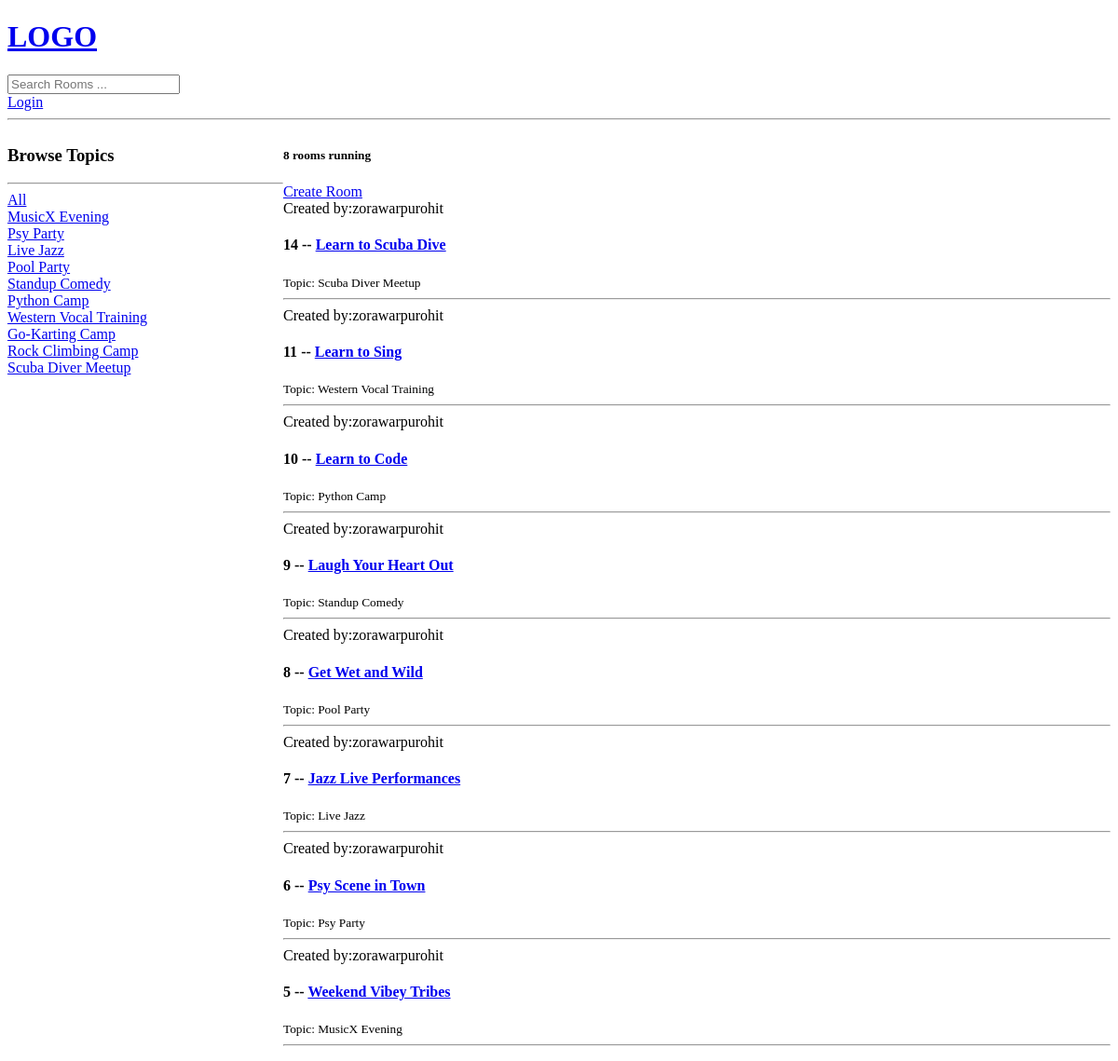
Before: / with the older database file.
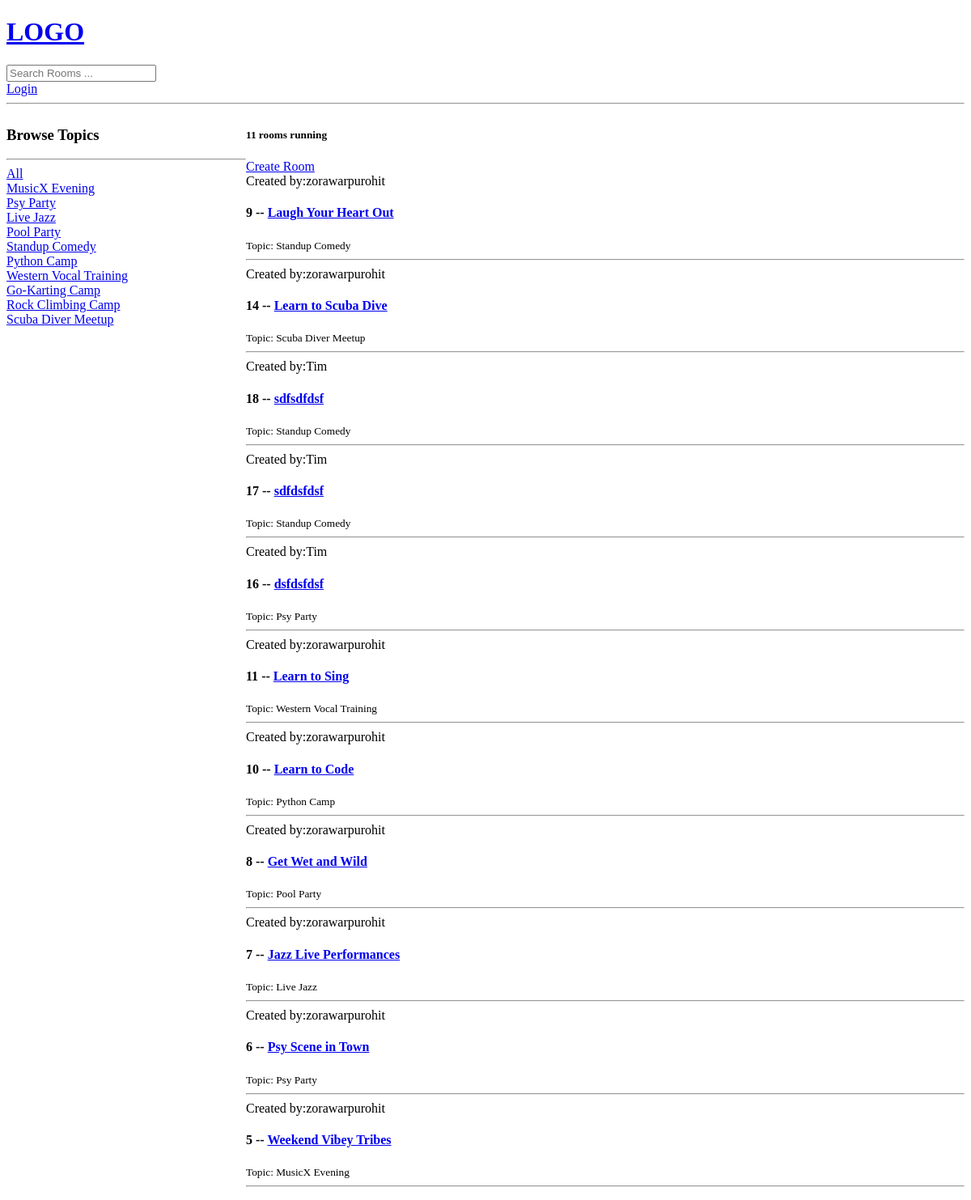
After: the same page with the newer database file.
### base/models.py (models this page shows, shortened)
class Topic(models.Model):
    name = models.CharField(max_length=200)

class Room(models.Model):
    host = models.ForeignKey(User, on_delete=models.SET_NULL, null=True)
    topic = models.ForeignKey(Topic, on_delete=models.SET_NULL, null=True)
    name = models.CharField(max_length=200)
    description = models.TextField(null=True, blank=True)
    participants = models.ManyToManyField(User, related_name='participants', blank = True)
    updated = models.DateTimeField(auto_now=True)
    created = models.DateTimeField(auto_now_add=True)
    class Meta:
        ordering = ['-updated', '-created']

### base/views.py (the view)
# urls.py: 2. Add a URL to urlpatterns:  path('', views.home, name='home')
def home(request):
    q = request.GET.get('q') if request.GET.get('q') != None else ''
    rooms = Room.objects.filter(
        Q(topic__name__icontains=q) |
        Q(name__icontains=q) |
        Q(description__icontains=q)
        )
    topic = Topic.objects.all()
    room_count = rooms.count()
    user = User.objects.filter(
        Q(username__icontains=q)
    )
    home_data = {'rooms': rooms, 'topics': topic, 'users': user, 'room_count': room_count }
    return render(request, 'base/home.html', home_data )

### base/templates/base/home.html (shortened to what this page needs)
{% extends 'main.html' %}
{% block content %}
<div class = "home-container">
  <div>
    <h3>Browse Topics</h3>
    <hr>
    <div>
      <a href="{% url 'home' %}">All</a>
    </div>
    {% for topic in topics %}
    <div>
      <a href="{% url 'home' %}?q={{topic.name}}">{{topic.name}}</a>
    </div>
    {% endfor %}
  </div>
  <div>
    <h5>{{room_count}} rooms running</h5>
    <a href="{% url 'createroom' %}">Create Room</a>
    <div>
      {% for room in rooms %}
        <div>
          <span>Created by:{{room.host.username}}</span>
          <h4>{{room.id}} -- <a href="{% url 'room' room.id %}">{{room.name}}</a></h4>
          <small>Topic: {{room.topic.name}}</small>
          <hr>
        </div>
      {% endfor %}
    </div>
  </div>
</div>
{% endblock  %}

Changed rows visible on the page:
changed Room "Laugh Your Heart Out": moves up the list
added Room: host.username "Tim", id "18", name "sdfsdfdsf", topic.name "Standup Comedy"
added Room: host.username "Tim", id "17", name "sdfdsfdsf", topic.name "Standup Comedy"
added Room: host.username "Tim", id "16", name "dsfdsfdsf", topic.name "Psy Party"
Other visible differences:
{{ room_count }}: "8" → "11"
